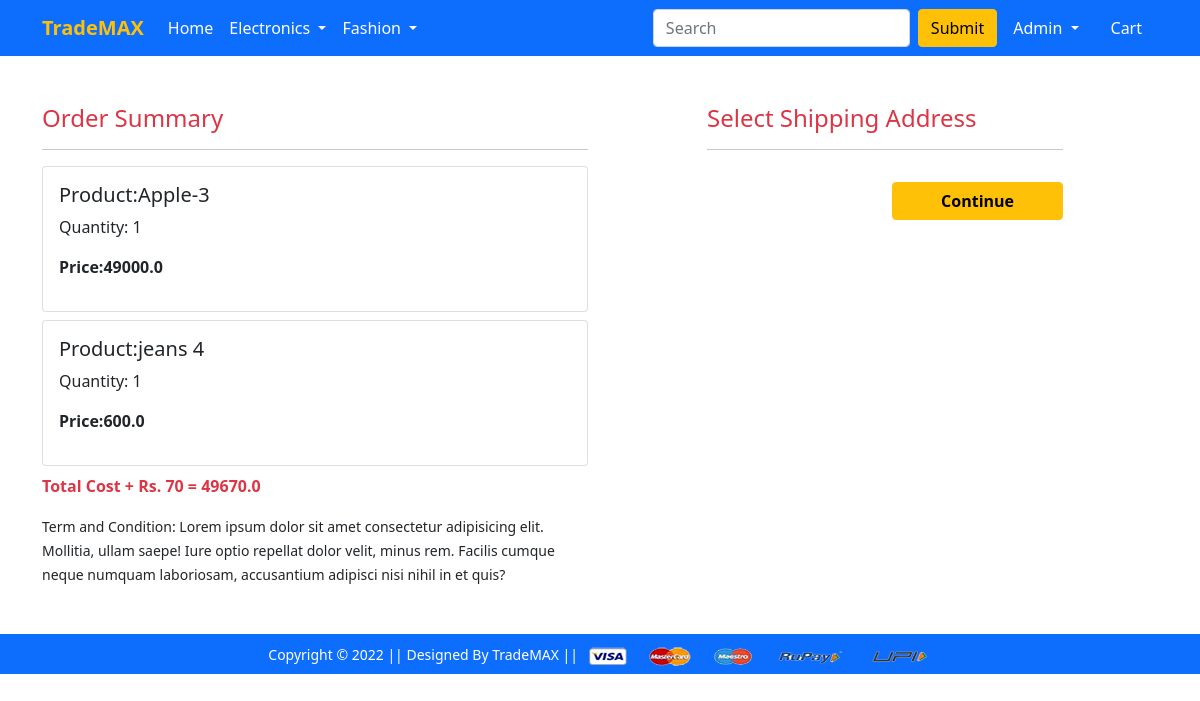
Before: /checkout/ (signed in) with the older database file.
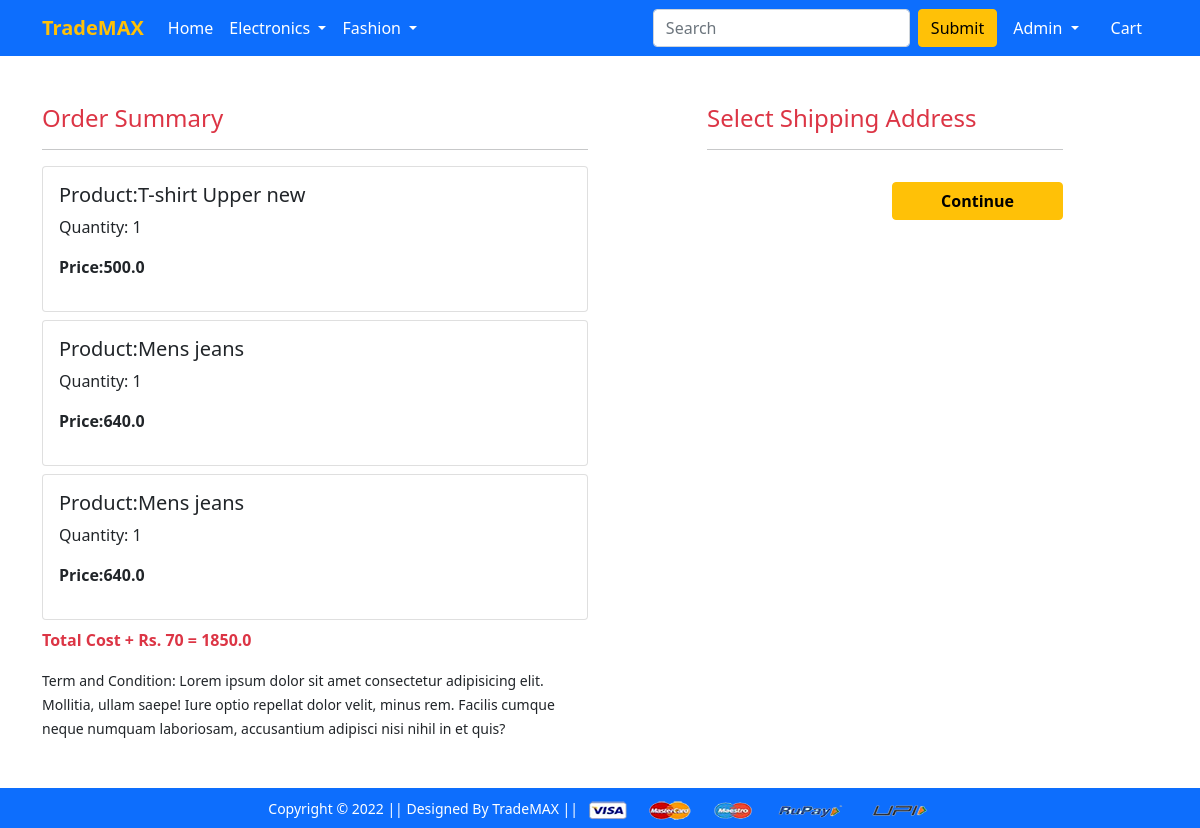
After: the same page with the newer database file.
### app/models.py (models this page shows, shortened)
class Cart(models.Model):
    user=models.ForeignKey(User , on_delete=models.CASCADE)
    product=models.ForeignKey(Product , on_delete=models.CASCADE)
    quantity=models.PositiveIntegerField(default=1)
    @property
    def total_cost(self):
      return self.quantity * self.product.descounted_price

class Product(models.Model):
    title=models.CharField(max_length=90)
    selling_price=models.FloatField()
    descounted_price=models.FloatField()
    descripiton=models.TextField()
    brand=models.CharField(max_length=90)
    category=models.CharField(choices=CATEGORY_CHOICES , max_length=2)
    product_image=models.ImageField(upload_to='producting')

### app/views.py (the view)
# urls.py: path('checkout/', views.checkout, name='checkout'),
@login_required
def checkout(request):
 user=request.user
 add=Customer.objects.filter(user=user)
 cart_items=Cart.objects.filter(user=user)
 amount=0.0
 shipping_amount=70.0
 totalamount=0.0
 cart_product=[p for p in Cart.objects.all() if p.user==request.user]
 if cart_product:
  for p in cart_product:
    tempamount=(p.quantity*p.product.descounted_price)
    amount += tempamount
  totalamount=amount+shipping_amount
 return render(request, 'app/checkout.html', {'add':add , 'totalamount':totalamount,'cart_items':cart_items})

### app/templates/app/checkout.html (shortened to what this page needs)
{% extends 'app/base.html' %}
{% load static %}
{% block main-content %}
<div class="container">
 <div class="row mt-5">
  <div class="col-sm-6">
    <h4 class="text-danger">Order Summary</h4>
    <hr>
    {% for item in cart_items %}
      <div class="card mb-2">
        <div class="card-body">
          <h5>Product:{{item.product.title}}</h5>
          <p>Quantity: {{item.quantity}}</p>
          <p class="fw-bold">Price:{{item.total_cost}} </p>
        </div>
      </div>
      {% endfor %}
      <p class="fw-bold text-danger">Total Cost + Rs. 70 = {{totalamount}}</p>
    <small>Term and Condition: Lorem ipsum dolor sit amet consectetur adipisicing elit. Mollitia, ullam saepe! Iure optio repellat dolor velit, minus rem. Facilis cumque neque numquam laboriosam, accusantium adipisci nisi nihil in et quis?</small>
  </div>
  <div class="col-sm-4 offset-sm-1">
    <h4 class="text-danger">Select Shipping Address</h4>
    <hr>
    <form action="/paymentdone">
        <div class="text-end">
          <button type="submit" class="btn btn-warning mt-3 px-5 fw-bold">Continue</button>
        </div>
      </form>
    </div>
  </div>
</div>
{% endblock main-content %}

Changed rows visible on the page:
removed Cart: product "Apple-3", quantity "1", total_cost "49000.0"
removed Cart: product "jeans 4", quantity "1", total_cost "600.0"
added Cart: product "T-shirt Upper new", quantity "1", total_cost "500.0"
added Cart: product "Mens jeans", quantity "1", total_cost "640.0"
added Cart: product "Mens jeans", quantity "1", total_cost "640.0"
Other visible differences:
{{ totalamount }}: "49670.0" → "1850.0"
